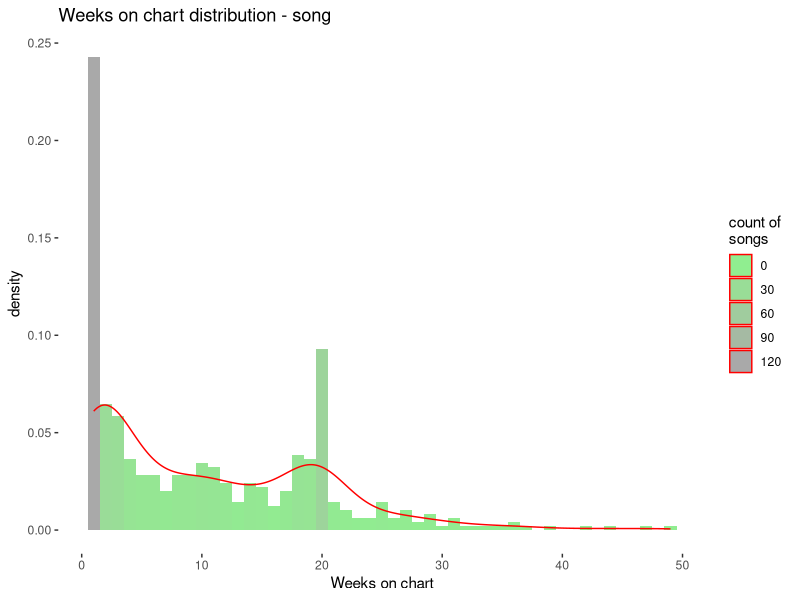
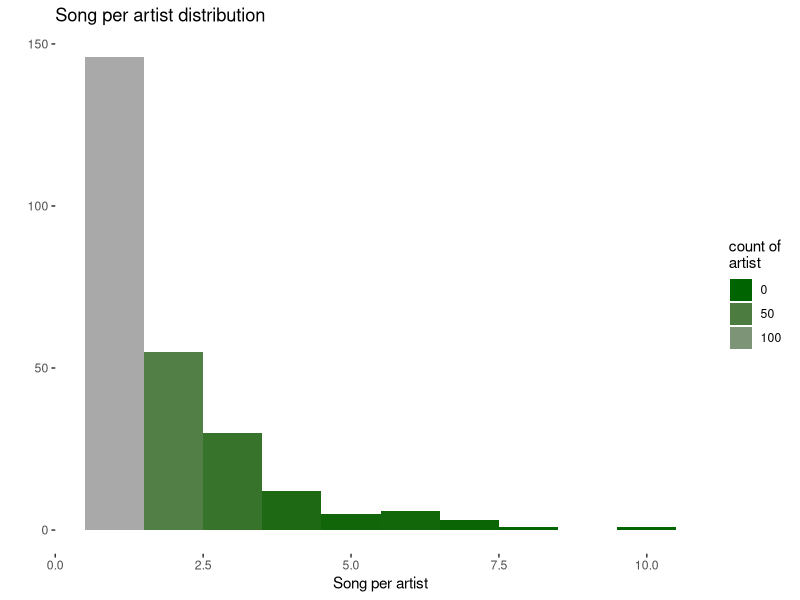
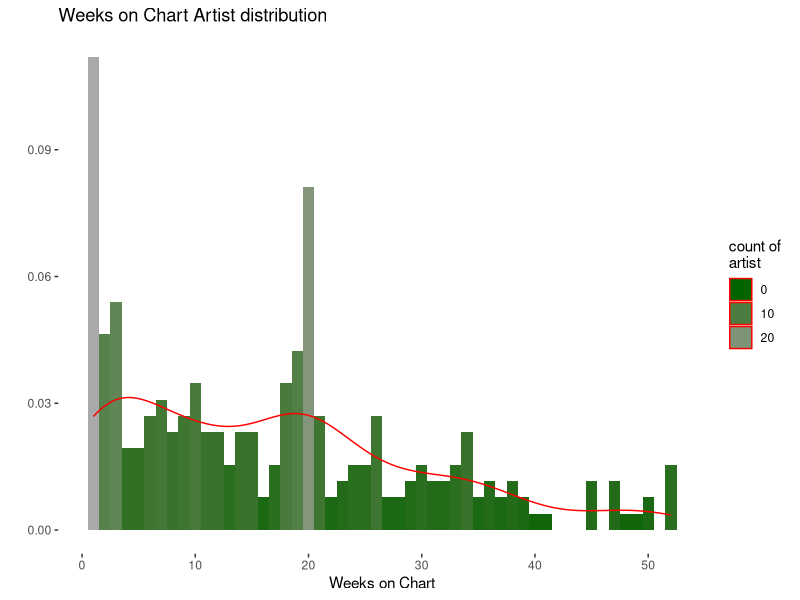
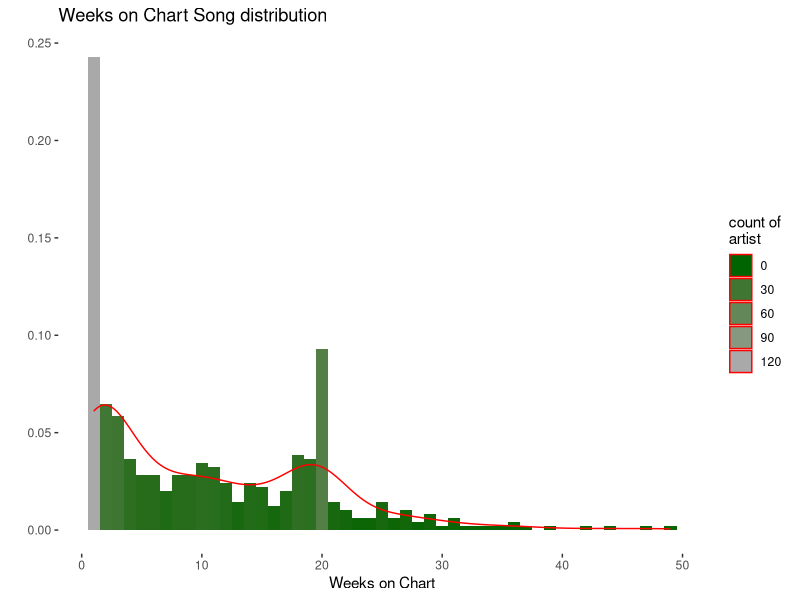
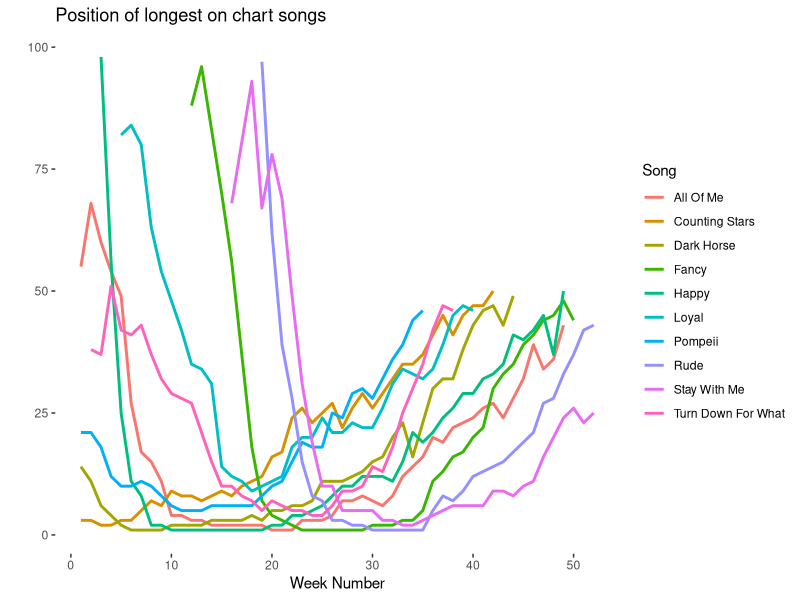

Write R code to recreate these figures, in order.
## ---- chunk 1
data <- data.frame(read.csv("Hot100_2014.csv"))
library(sqldf)
library(dplyr)
library(ggplot2)
## ---- chunk 2
length(unique(data$singer))
## ---- chunk 3
dim(unique(data[c("singer", "song")]))[1]
## ---- chunk 4
dim(unique(data[c("singer", "song")]))[1]/length(unique(data$singer))
## ---- chunk 5
pos1<-data[which(data$pos == 1),]
arrange(summarize(group_by(pos1, singer), weeks = n()), desc(weeks))
## ---- chunk 6
pos1song<-aggregate(pos1$pos, list(singer=pos1$singer, song=pos1$song), sum)
names(pos1song)<-c("singer", "song", "weeks")
arrange(pos1song, desc(weeks))
## ---- chunk 7
sscount<-summarize(group_by(data, singer, song), count = n())
ggplot(sscount, aes(count))+geom_histogram(aes(y = ..density.., fill= ..count..), binwidth=1)+geom_density(color='red')+scale_fill_gradient("Count", low = "lightgreen", high = "darkgrey")+labs(title = "Weeks on chart distribution - song")+xlab("Weeks on chart")+guides(fill = guide_legend(title = "count of \nsongs", title.position = "top"))+theme(panel.background = element_rect(fill = "white"))
## ---- chunk 8
sqldf("with t as (select distinct singer, song from data) select singer, count(0) as countOfSong from t group by singer having count(0) > 4 order by 2 desc")
## ---- chunk 9
ggplot(sqldf("with t as (select distinct singer, song from data) select singer, count(0) as countOfSong from t group by singer order by 2 desc"), aes(countOfSong))+geom_histogram(aes( fill= ..count..), binwidth=1)+scale_fill_gradient("Count", low = "darkgreen", high = "darkgrey")+labs(title = "Song per artist distribution")+xlab("Song per artist")+ylab("")+guides(fill = guide_legend(title = "count of \nartist", title.position = "top"))+theme(panel.background = element_rect(fill = "white"))
## ---- chunk 10
sqldf("select singer, count(0) as Weeks_on_Chart from (select distinct singer, weekNo from data) group by singer having count(0) >= 45 order by 2 desc, 1")
## ---- chunk 11
ggplot(sqldf("select singer, count(0) as Weeks_on_Chart from (select distinct singer, weekNo from data) group by singer order by 2 desc, 1"), aes(Weeks_on_Chart))+geom_histogram(aes(y=..density.., fill= ..count..), binwidth=1)+geom_density(color='red')+scale_fill_gradient("Count", low = "darkgreen", high = "darkgrey")+labs(title = "Weeks on Chart Artist distribution")+xlab("Weeks on Chart")+ylab("")+guides(fill = guide_legend(title = "count of \nartist", title.position = "top"))+theme(panel.background = element_rect(fill = "white"))
## ---- chunk 12
singerOnChart<-aggregate( pos ~ singer, data = data, FUN = length)
names(singerOnChart)<-c("Artist", "Weeks")
head(singerOnChart[with(singerOnChart, order(-Weeks)),], 15)
## ---- chunk 13
sqldf("select singer, song, count(0) as Weeks_on_Chart from (select distinct singer, song, weekNo from data) group by singer, song having count(0) >= 30 order by 3 desc, 1")
## ---- chunk 14
ggplot(sqldf("select singer, song, count(0) as Weeks_on_Chart from (select distinct singer, song, weekNo from data) group by singer, song order by 3 desc, 1"), aes(Weeks_on_Chart))+geom_histogram(aes(y=..density.., fill= ..count..), binwidth=1)+geom_density(color='red')+scale_fill_gradient("Count", low = "darkgreen", high = "darkgrey")+labs(title = "Weeks on Chart Song distribution")+xlab("Weeks on Chart")+ylab("")+guides(fill = guide_legend(title = "count of \nartist", title.position = "top"))+theme(panel.background = element_rect(fill = "white"))
## ---- chunk 15
topSong<-aggregate(data$pos, list(singer=data$singer, song=data$song), length)
head(topSong[order(-topSong[,3]),],10)
topSong<-head(topSong[order(-topSong[,3]),],10)
topAll <- data[data$song %in% head(topSong[order(-topSong[,3]),],10)$song & data$singer %in% head(topSong[order(-topSong[,3]),],10)$singer,]

ggplot(topAll, aes(weekNo, pos))+geom_line(aes(col=topAll$song),size=1)+labs(title = "Position of longest on chart songs", colour="Song")+xlab("Week Number")+ylab("")+guides(fill = guide_legend(title = "count of \nartist", title.position = "top"))+theme(panel.background = element_rect(fill = "white"))
